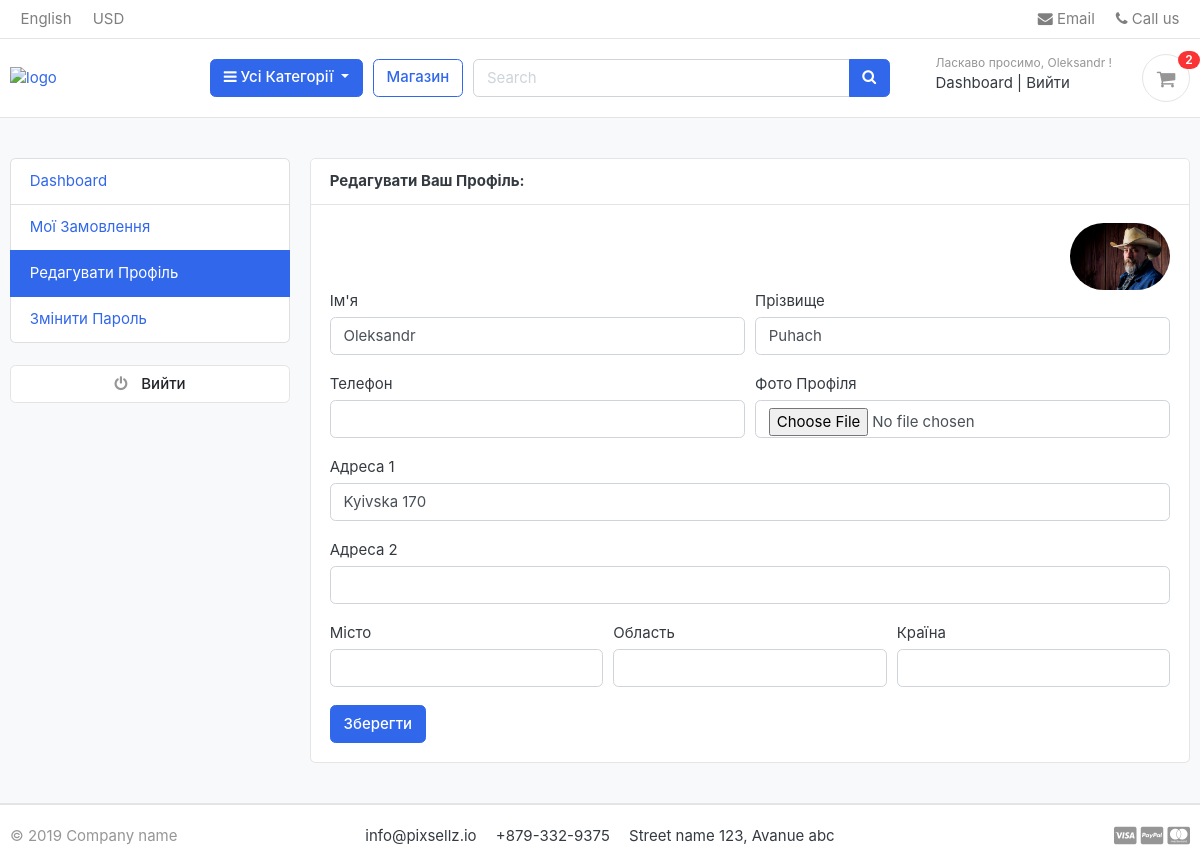
/accounts/edit_profile/ (signed in), run on the app's committed database.
### accounts/models.py (models this page shows, shortened)
class Account(AbstractBaseUser):
    first_name = models.CharField(max_length=50)
    last_name = models.CharField(max_length=50)
    username = models.CharField(max_length=50, unique=True)
    email = models.EmailField(max_length=100, unique=True)
    phone_number = models.CharField(max_length=50)
    date_joined = models.DateTimeField(auto_now_add=True)
    last_login = models.DateTimeField(auto_now=True)
    is_admin = models.BooleanField(default=False)
    is_staff = models.BooleanField(default=False)
    is_active = models.BooleanField(default=False)
    is_superadmin = models.BooleanField(default=False)
    USERNAME_FIELD = 'email'
    REQUIRED_FIELDS = ["username", "first_name", "last_name"]
    objects = MyAccountManager()

class UserProfile(models.Model):
    user = models.OneToOneField(Account, on_delete=models.CASCADE)
    address_line_1 = models.CharField(blank=True, max_length=100)
    address_line_2 = models.CharField(blank=True, max_length=100)
    profile_picture = models.ImageField(upload_to='userprofile', blank=True)
    city = models.CharField(blank=True, max_length=30)
    state = models.CharField(blank=True, max_length=30)
    country = models.CharField(blank=True, max_length=20)

### accounts/views.py (the view)
# urls.py: path('edit_profile/', views.edit_profile, name="edit_profile"),
@login_required(login_url='login')
def edit_profile(request):
    userprofile = get_object_or_404(UserProfile, user=request.user)
    if request.method == 'POST':
        user_form = UserForm(request.POST, instance=request.user)
        profile_form = UserProfileForm(request.POST, request.FILES, instance=userprofile)
        if user_form.is_valid() and profile_form.is_valid():
            user_form.save()
            profile_form.save()
            messages.success(request, "Your profile has been updated!")
            return redirect("edit_profile")
    else:
        user_form = UserForm(instance=request.user)
        profile_form = UserProfileForm(instance=userprofile)
    context = {
        'user_form': user_form,
        'profile_form': profile_form,
        'userprofile': userprofile,
    }
    return render(request, 'accounts/edit_profile.html', context)

### accounts/forms.py
class UserForm(forms.ModelForm):
    class Meta:
        model = Account
        fields = ['first_name', 'last_name', 'phone_number']
    def __init__(self, *args, **kwargs):
        super(UserForm, self).__init__(*args, **kwargs)
        for field in self.fields:
            self.fields[field].widget.attrs['class'] = 'form-control'

class UserProfileForm(forms.ModelForm):
    profile_picture = forms.ImageField(required=False, error_messages={'invalid': ("image files only")}, widget=forms.FileInput)
    class Meta:
        model = UserProfile
        fields = ['address_line_1', 'address_line_2', 'city', 'state', 'country', 'profile_picture']
    def __init__(self, *args, **kwargs):
        super(UserProfileForm, self).__init__(*args, **kwargs)
        for field in self.fields:
            self.fields[field].widget.attrs['class'] = 'form-control'

### carts/context_processors.py (called while the page is built)
def counter(request):
    cart_count = 0
    if "admin" in request.path:
        return {}
    else:
        try:
            cart = Cart.objects.filter(cart_id=_cart_id(request))
            if request.user.is_authenticated:
                cart_items = CartItem.objects.all().filter(user=request.user)
            else:
                cart_items = CartItem.objects.all().filter(cart=cart[:1])
            for cart_item in cart_items:
                cart_count += cart_item.quantity
        except Cart.DoesNotExist:
            cart_count = 0
    return dict(cart_count=cart_count)

### carts/views.py (called while the page is built)
def _cart_id(request):
    cart = request.session.session_key
    if not cart:
        cart = request.session.create()
    return cart

### category/context_processors.py (called while the page is built)
def menu_links(request):
    links = Category.objects.all()
    return dict(links=links)

### category/models.py (called while the page is built)
    def get_url(self):
        return reverse("products_by_category", args=[self.slug])

### templates/accounts/edit_profile.html (shortened to what this page needs)
{% extends 'base.html' %}
{% block content %}
<section class="section-conten padding-y bg">
  <div class="container">
    <div class="row">
    {% include 'includes/dashboard_sidebar.html' %}
    <main class="col-md-9">
      <article class="card">
      <header class="card-header">
        <strong class="d-inline-block mr-3">Редагувати Ваш Профіль:</strong>
      </header>
      <div class="card-body">
        <div class="text-right">
          <img src="{{ userprofile.profile_picture.url }}" alt="Profile Picture" width="100" style="border-radius:50px;">
        </div>
        <div class="row">
         <div class="col-md-12">
          <form action="{% url 'edit_profile' %}" method="POST" enctype="multipart/form-data">
            <div class="form-row">
              <div class="form-group col-md-6">
                <label>Ім'я</label>
                {{ user_form.first_name }}
              </div>
              <div class="form-group col-md-6">
                <label>Прізвище</label>
                {{ user_form.last_name }}
              </div>
            </div>
            <div class="form-row">
              <div class="form-group col-md-6">
                <label>Телефон</label>
                {{ user_form.phone_number }}
              </div>
              <div class="form-group col-md-6">
                <label>Фото Профіля</label>
                {{ profile_form.profile_picture }}
              </div>
            </div>
            <div class="form-group">
              <label>Адреса 1</label>
              {{ profile_form.address_line_1 }}
            </div>
            <div class="form-group">
              <label>Адреса 2</label>
              {{ profile_form.address_line_2 }}
            </div>
            <div class="form-row">
              <div class="form-group col-md-4">
                <label>Місто</label>
                {{ profile_form.city }}
              </div>
              <div class="form-group col-md-4">
                <label>Область</label>
                {{ profile_form.state }}
              </div>
              <div class="form-group col-md-4">
                <label>Країна</label>
                {{ profile_form.country }}
              </div>
            </div>
            <input type="submit" class="btn btn-primary" value="Зберегти">
          </form>
         </div>
        </div>
      </div>
      </article>
    </main>
  </div>
  </div>
  </section>
{% endblock %}

### templates/includes/navbar.html (shortened to what this page needs)
{% load static %}
<header class="section-header">
  <nav class="navbar p-md-0 navbar-expand-sm navbar-light border-bottom">
  <div class="container">
    <div class="collapse navbar-collapse" id="navbarTop4">
      <ul class="navbar-nav mr-auto">
        <li class="nav-item dropdown">
         <a href="#" class="nav-link">   English </a>
      </li>
      <li class="nav-item dropdown">
        <a href="#" class="nav-link"> USD </a>
      </li>
      </ul>
      <ul class="navbar-nav">
      <li><a href="#" class="nav-link"> <i class="fa fa-envelope"></i> Email </a></li>
      <li><a href="#" class="nav-link"> <i class="fa fa-phone"></i> Call us </a></li>
    </ul>
    </div>
  </div>
  </nav>
  <section class="header-main border-bottom">
    <div class="container">
  <div class="row align-items-center">
    <div class="col-lg-2 col-md-3 col-6">
      <a href="{% url 'home' %}" class="brand-wrap">
        <img class="logo" src="{% static 'images/logo-white.png' %}" style="width: 180px;" alt="logo">
      </a>
    </div>
    <div class="col-lg col-sm col-md col-6 flex-grow-0">
      <div class="category-wrap dropdown d-inline-block float-right">
        <button type="button" class="btn btn-primary dropdown-toggle" data-toggle="dropdown">
          <i class="fa fa-bars"></i> Усі Категорії
        </button>
      </div>
    </div>
    <a href="{% url 'store' %}" class="btn btn-outline-primary">Магазин</a>
    <div class="col-lg  col-md-6 col-sm-12 col">
      <form action="{% url 'search' %}" class="search" method="GET">
        <div class="input-group w-100">
            <input type="text" class="form-control" style="width:60%;" placeholder="Search" name="keyword">
            <div class="input-group-append">
              <button class="btn btn-primary" type="submit">
                <i class="fa fa-search"></i>
              </button>
            </div>
          </div>
      </form>
    </div>
    <div class="col-lg-3 col-sm-6 col-8 order-2 order-lg-3">
          <div class="d-flex justify-content-end mb-3 mb-lg-0">
            {% if user.id is None %}
            <div class="widget-header">
              <small class="title text-muted">Ласкаво просимо, гість!</small>
              <div>
                <a href="{% url 'login' %}">Увійти</a> <span class="dark-transp"> | </span>
                <a href="{% url 'register' %}"> Зареєструватися</a>
              </div>
            </div>
            {% else %}
            <div class="widget-header">
              <small class="title text-muted">Ласкаво просимо, {{user.first_name}} !</small>
              <div>
                <a href="{% url 'dashboard' %}">Dashboard</a> <span class="dark-transp"> | </span>
                <a href="{% url 'logout' %}"> Вийти</a>
              </div>
            </div>
            {% endif %}
            <a href="{% url 'cart' %}" class="widget-header pl-3 ml-3">
              <div class="icon icon-sm rounded-circle border"><i class="fa fa-shopping-cart"></i></div>
              <span class="badge badge-pill badge-danger notify">{{ cart_count }}</span>
            </a>
          </div>
        </div>
  </div>
    </div>
  </section>
  </header>

### static/css/ui.css (style rules this page uses)
html { font-family: "Inter", sans-serif; font-size: 15px; }
.icon-xs, .icon-sm, .icon-md, .icon-lg { display: inline-block; text-align: center; flex-shrink: 0; flex-grow: 0; }
.icon-sm { width: 48px; height: 48px; line-height: 48px !important; font-size: 20px; }
.padding-y { padding-top: 40px; padding-bottom: 40px; }
article:after, .form-group:after { display: block; clear: both; content: ""; }
.bg { background-color: #f8f9fa; }
.header-main { position: relative; padding-top: 1rem; padding-bottom: 1rem; }
.brand-wrap .logo, .navbar-brand .logo { margin-right: 7px; max-height: 42px; display: inline-block; }
.widget-header { display: inline-block; vertical-align: middle; position: relative; }
.widget-header a { color: #343a40; }
.widget-header i { color: #969696; }
.widget-header .title { display: block; }
.widget-header .notify { position: absolute; top: -3px; right: -10px; }
.notify { position: absolute; top: -4px; right: -10px; display: inline-block; padding: 0.25em 0.6em; font-size: 12px; line-height: 1; text-align: center; border-radius: 3rem; color: #fff; background-color: #fa3434; }

### data on the page
Account: first_name "Oleksandr", last_name "Puhach"
UserProfile: profile_picture (picture), address_line_1 "Kyivska 170"

### other printed values
{{ cart_count }} "2"
